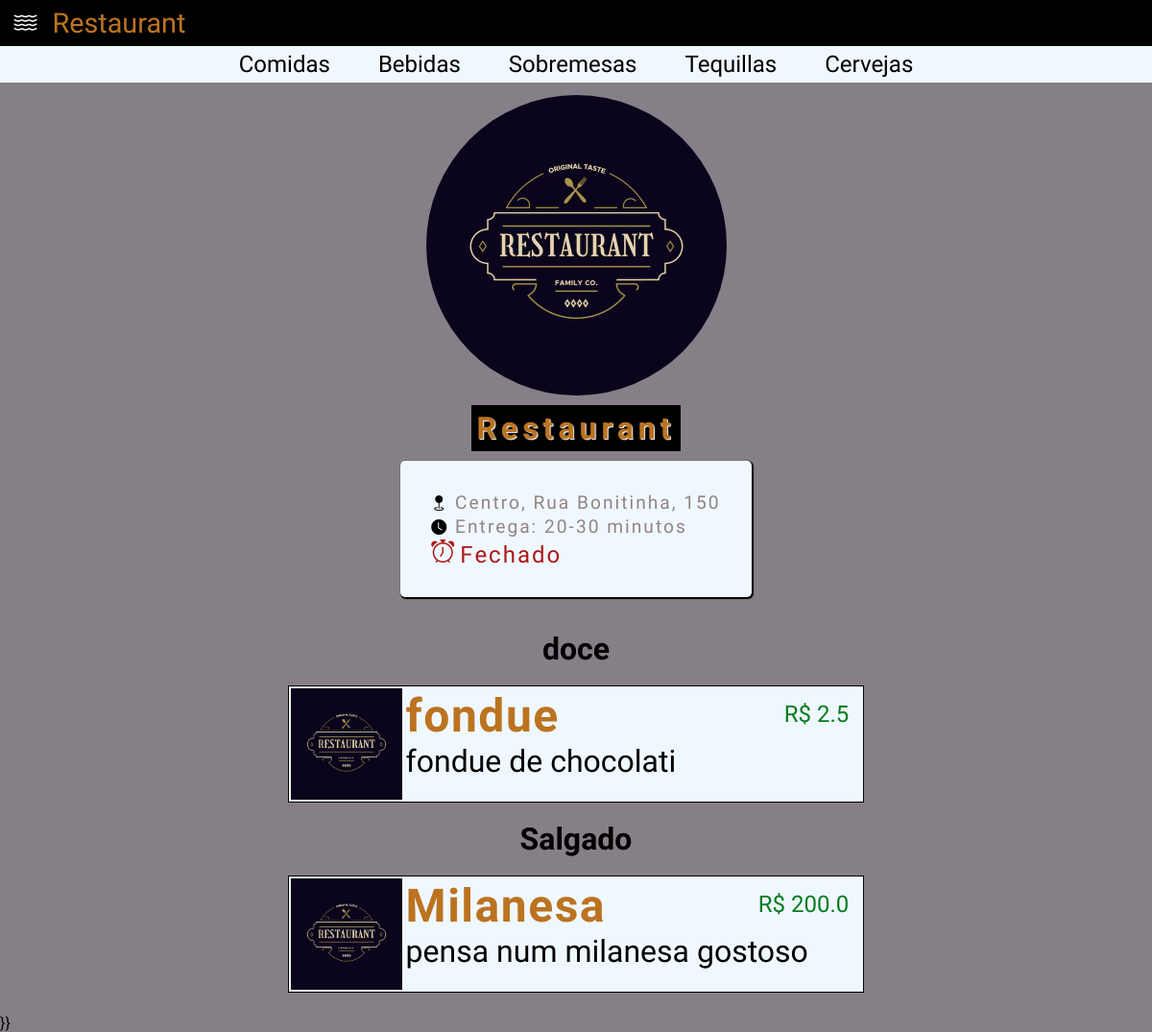
The app's page /menu/mesa/2 with its own data.
### menoo/models.py (models this page shows, shortened)
class Category(models.Model):
    name = models.CharField(_('name'), max_length=80)
    class Meta:
        ordering = ['name']
        verbose_name = 'Categoria'
        verbose_name_plural = 'Categorias'
    def __str__(self):
        return self.name

class Food(models.Model):
    category = models.ForeignKey(Category, on_delete=models.CASCADE)
    name = models.CharField(_('name'), max_length=80)
    description = models.TextField(_('Description'), max_length=250)
    price = models.FloatField(_('Price'), validators=[MinValueValidator(0.0)])
    image = models.ImageField(_('Image Food'), upload_to='foods/', default='logo.avif')
    class Meta:
        ordering = ['price']
        verbose_name = 'Alimento'
        verbose_name_plural = 'Alimentos'

### menoo/views.py (the view)
# urls.py: path('', menu, name='menu'),
def menu(request, number_table):
    category = Category.objects.all()
    foods = Food.objects.all()
    context = {'categories':category, 'foods':foods}
    return render(request,'menu.html',context=context)

### menoo/templates/menu.html (shortened to what this page needs)
{% extends "base.html" %}
{% load static %}
{%block extra_styles%}
<link rel="stylesheet" href="{% static "css/menu.css" %}">
<link rel="stylesheet" href="{% static "css/modal.css" %}">{%endblock%}
{% block content %}
<br>
<div class="main-container">
    <div class="start">
        <img src="/menu/media/logo.avif">
        <h1>Restaurant</h1>
    </div>
    <section class="info-box">
        <p><i class="bi bi-geo-fill"></i>&nbspCentro, Rua Bonitinha, 150</p>
        <p><i class="bi bi-clock-fill"></i></i>&nbspEntrega: 20-30 minutos</p>
        <p id="time" class="open">Aberto</p>
    </section>
    <br>
    {% regroup foods by category as food_list %}
    {% for food in food_list%}
    <h2 class="category" id="{{food.grouper}}">{{food.grouper}}</h2>
    <div class="food-list">
        {% for food in food.list %}
        <div class="food-item">
            <img class="food-image" src="{{food.image.url}}">
            <div class="food-details">
                <p class="price" id="{{food.price}}" style="font-size:1.5rem;"><span>R$&nbsp</span>{{food.price}}</p>
                <h3 class="food-name" id="{{food.id}}">{{food.name}}</h3>
                <p class="food-description">{{food.description|truncatechars:80}}</p>
            </div>
        </div>
        {% endfor %}
    </div>
    {% endfor %}
</div>
<br>
{% endblock %}

### menoo/static/css/base.css (style rules this page uses)
:root { --main-color: #bb7320; }
* { margin: 0; padding: 0; box-sizing: border-box; }
body { font-family: "New Amsterdam", sans-serif; background-color: #877f87; width: 100%; height: 100%; }

### menoo/static/css/menu.css (style rules this page uses)
.main-container { display: flex; justify-content: center; align-items: center; flex-direction: column; overflow: hidden; }
.info-box { max-width: 90%; background-color: aliceblue; line-height: 1.5rem; padding: 2rem; font-size: 1.2rem; font-weight: 100; letter-spacing: 2px; color: #928484; border-radius: 5px; overflow: hidden; box-shadow: 1px 1px 1px 1px black; }
.info-box i { font-size: 1rem; color: #000000; }
#time::before { font-family:'Bootstrap-icons'; content: "\F102"; margin-right: 4px; }
#time { font-size: 1.5rem; }
.closed { color: #ad1818; }
.start { display: flex; justify-content: center; align-items: center; flex-direction: column; }
.start img { margin-top: 10vh; border-radius: 50%; width: 50%; }
.start h1 { background-color:#000000; letter-spacing: 5px; color: var(--main-color); margin: 10px; padding: 5px; text-shadow: 1px 1px 1px white; }
.category { font-size: 2rem; margin: 1rem; }
.food-list { display: flex; justify-content: center; align-items: center; flex-direction: column; overflow: hidden; }
.food-list img { width: 20%; padding: 2px; transition: 0.2s ease-in-out; }
.food-item { background-color: aliceblue; display: flex; border: 1px black solid; width: 100%; transition: 0.2s ease; cursor: pointer; transform: 0.5s ease-in-out; margin: 0.2rem; }
.food-name { font-size: 1.4rem; color: var(--main-color); letter-spacing: 1.5px; }
.food-details { padding: 2px; width: 100%; }
.food-details p { font-size: 1.1rem; }
.price { color: #037c20; float: right; padding: 0.8rem; }
@media (min-width: 1000px) { .food-list { width: 50%; } }
@media (min-width: 1000px) { .food-name { font-size: 3rem; } }
@media (min-width: 1000px) { .food-details p { font-size: 2rem; } }

### records on screen
Category: grouper "doce"
Food: image (picture), price "2.5", name "fondue", description "fondue de chocolati"
Category: grouper "Salgado"
Food: image (picture), price "200.0", name "Milanesa", description "pensa num milanesa gostoso"
